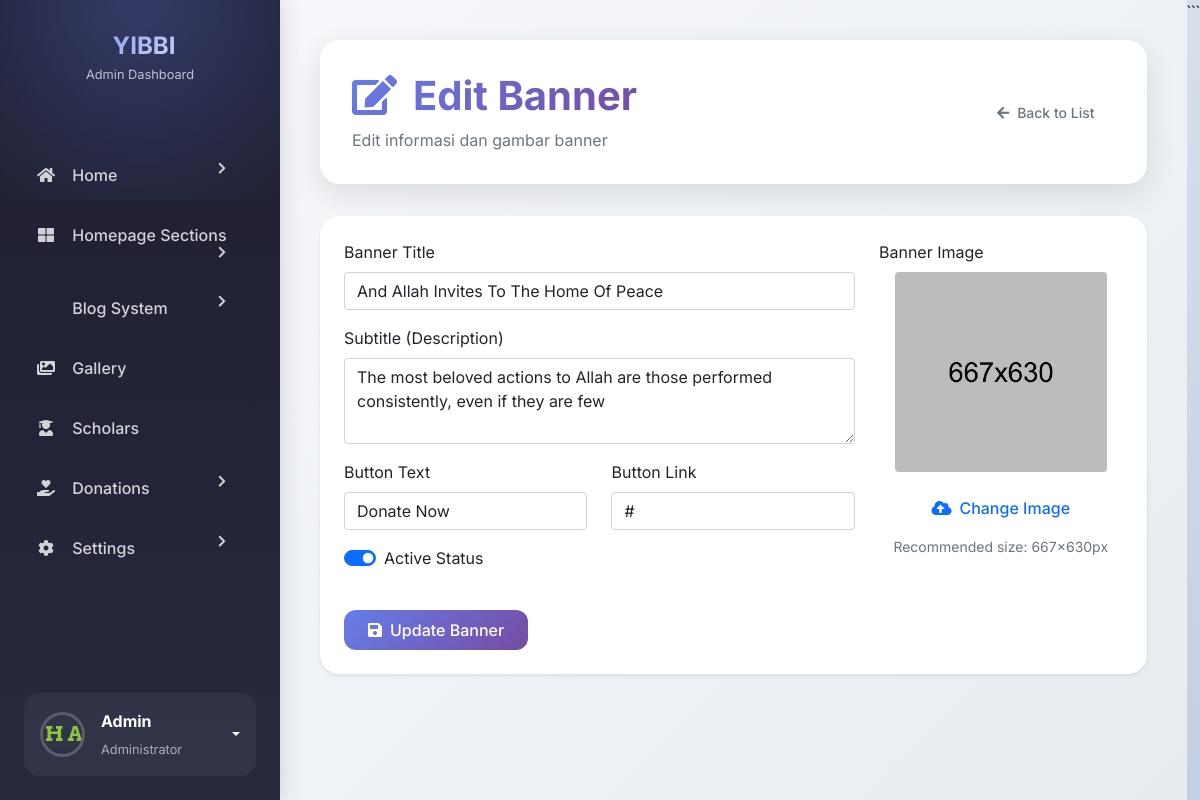
Page /admin/edit_banner.php?id=1 (signed in) on the committed database.
### tables this page shows
CREATE TABLE `banners` (
  `id` int(11) NOT NULL AUTO_INCREMENT,
  `image` varchar(255) NOT NULL,
  `title` varchar(255) NOT NULL,
  `subtitle` text DEFAULT NULL,
  `button_text` varchar(50) DEFAULT NULL,
  `button_link` varchar(255) DEFAULT '#',
  `is_active` tinyint(1) NOT NULL DEFAULT 1,
  `order_index` int(11) NOT NULL DEFAULT 0,
  PRIMARY KEY (`id`)
);

### admin/edit_banner.php (the view, shortened to what this page needs)
<?php
require_once 'auth_check.php';
include 'includes/header.php';
$id = $_GET['id'];
$stmt = $conn->prepare("SELECT * FROM banners WHERE id = ?");
$stmt->bind_param("i", $id);
$stmt->execute();
$result = $stmt->get_result();
$banner = $result->fetch_assoc();
?>
<?php include 'includes/sidebar.php'; ?>
<main class="main-content">
    <div class="page-header-wrapper">
        <div class="d-flex justify-content-between flex-wrap flex-md-nowrap align-items-center">
            <div>
                <h1>
                    <i class="fas fa-edit me-3"></i>Edit Banner
                </h1>
                <p class="text-muted mb-0 mt-2">Edit informasi dan gambar banner</p>
            </div>
            <div class="btn-toolbar mb-2 mb-md-0">
                <a href="manage_banners.php" class="btn btn-sm btn-outline-secondary">
                    <i class="fas fa-arrow-left me-2"></i>Back to List
                </a>
            </div>
        </div>
    </div>
    <div class="card border-0 shadow-sm mt-4">
        <div class="card-body p-4">
            <form method="POST" action="" enctype="multipart/form-data">
                <div class="row g-4">
                    <div class="col-md-8">
                        <div class="mb-3">
                            <label for="title" class="form-label">Banner Title</label>
                            <input type="text" class="form-control" id="title" name="title" value="<?php echo htmlspecialchars($banner['title']); ?>" required>
                        </div>
                        <div class="mb-3">
                            <label for="subtitle" class="form-label">Subtitle (Description)</label>
                            <textarea class="form-control" id="subtitle" name="subtitle" rows="3"><?php echo htmlspecialchars($banner['subtitle']); ?></textarea>
                        </div>
                        <div class="row">
                            <div class="col-md-6 mb-3">
                                <label for="button_text" class="form-label">Button Text</label>
                                <input type="text" class="form-control" id="button_text" name="button_text" value="<?php echo htmlspecialchars($banner['button_text']); ?>">
                            </div>
                            <div class="col-md-6 mb-3">
                                <label for="button_link" class="form-label">Button Link</label>
                                <input type="text" class="form-control" id="button_link" name="button_link" value="<?php echo htmlspecialchars($banner['button_link']); ?>">
                            </div>
                        </div>
                        <div class="mb-3">
                            <div class="form-check form-switch">
                                <input class="form-check-input" type="checkbox" id="is_active" name="is_active" <?php echo $banner['is_active'] ? 'checked' : ''; ?>>
                                <label class="form-check-label" for="is_active">Active Status</label>
                            </div>
                        </div>
                    </div>
                    <div class="col-md-4">
                        <label class="form-label">Banner Image</label>
                        <div class="image-upload-wrapper text-center">
                            <div class="current-image-preview mb-3">
                                <img src="../<?php echo htmlspecialchars($banner['image']); ?>" id="previewImg" alt="Preview" class="img-fluid rounded" style="max-height: 200px;">
                            </div>
                            <div class="upload-section">
                                <div class="upload-label btn btn-outline-primary w-100" id="uploadTrigger">
                                    <i class="fas fa-cloud-upload-alt me-2"></i>Change Image
                                </div>
                                <small class="text-muted d-block mt-2">Recommended size: 667x630px</small>
                            </div>
                        </div>
                    </div>
                    <div class="col-12 mt-4">
                        <button type="submit" class="btn btn-primary px-4">
                            <i class="fas fa-save me-2"></i>Update Banner
                        </button>
                    </div>
                </div>
            </form>
        </div>
    </div>
</main>
<?php include 'includes/footer.php'; ?>
```

### admin/includes/header.php (style rules this page uses)
:root { --primary-gradient: linear-gradient(135deg, #667eea 0%, #764ba2 100%); --success-gradient: linear-gradient(135deg, #f093fb 0%, #f5576c 100%); --info-gradient: linear-gradient(135deg, #4facfe 0%, #00f2fe 100%); --warning-gradient: linear-gradient(135deg, #fa709a 0%, #fee140 100%); --danger-gradient: linear-gradient(135deg, #ee0979 0%, #ff6a00 100%); --dark-gradient: linear-gradient(135deg, #2c3e50 0%, #34495e 100%); --sidebar-bg: linear-gradient(180deg, #1e1e2f 0%, #27293d 100%); --card-shadow: 0 10px 30px rgba(0, 0, 0, 0.1); --card-hover-shadow: 0 15px 40px rgba(0, 0, 0, 0.15); }
* { font-family: 'Inter', sans-serif; }
body { display: flex; flex-wrap: nowrap; min-height: 100vh; overflow-x: hidden; background: linear-gradient(135deg, #f5f7fa 0%, #c3cfe2 100%); }
.main-content { flex-grow: 1; padding: 2.5rem; width: 100%; background: linear-gradient(135deg, #f5f7fa 0%, #e8ecf1 100%); }
.card { border: none; border-radius: 20px; box-shadow: var(--card-shadow); transition: all 0.3s cubic-bezier(0.25, 0.8, 0.25, 1); overflow: hidden; background: white; }
.card-body { padding: 1.5rem; }
.btn { border-radius: 12px; font-weight: 500; padding: 0.5rem 1.25rem; transition: all 0.3s ease; border: none; }
.btn-primary { background: var(--primary-gradient); }
.page-header-wrapper { background: white; border-radius: 20px; padding: 2rem; margin-bottom: 2rem; box-shadow: var(--card-shadow); }
.page-header-wrapper h1 { background: var(--primary-gradient); -webkit-background-clip: text; -webkit-text-fill-color: transparent; background-clip: text; font-weight: 700; margin: 0; }

### rows in the picture
banners: title "And Allah Invites To The Home Of Peace", subtitle "The most beloved actions to Allah are those performed consistently, even if they are few", button_text "Donate Now", button_link "#", is_active "☑", image (picture)
